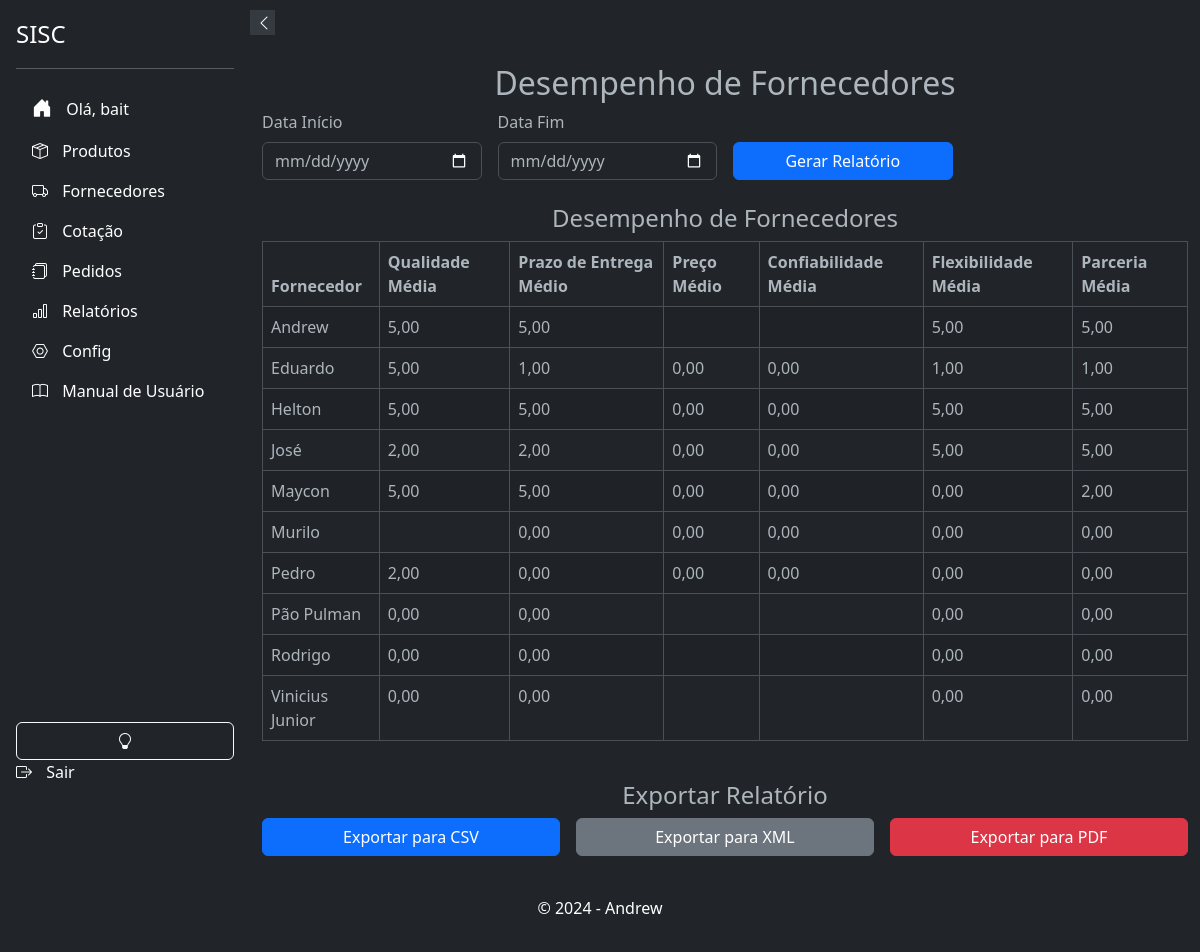
The app's page /relatorios/desempenho-fornecedores/ (signed in) with its own data.
### suppliers/models.py (models this page shows, shortened)
class Supplier(models.Model):
    user = models.ForeignKey(settings.AUTH_USER_MODEL, on_delete=models.CASCADE, blank=True, null=True)
    name = models.CharField(max_length=255)
    email = models.EmailField(unique=True)
    phone_regex = RegexValidator(regex=r'^\+?\d{10,15}$', message="Número de telefone no formato: '+999999999'. Até 15 dígitos.", )
    phone = models.CharField(validators=[phone_regex], max_length=17, blank=True)
    company = models.CharField(max_length=255, null=True, blank=True)
    cnpj = models.CharField(max_length=18, unique=True, validators=[validate_cnpj], null=True, blank=True)
    active = models.BooleanField(default=True, verbose_name="Ativo")
    address_line_1 = models.CharField("Endereço", max_length=255, null=True, blank=True)
    address_line_2 = models.CharField("Complemento", max_length=255, null=True, blank=True)
    city = models.CharField("Cidade", max_length=100, null=True, blank=True)
    state = models.CharField("Estado", max_length=50, null=True, blank=True)
    zip_code = models.CharField("CEP", max_length=10, null=True, blank=True)
    minimum_order_value = models.DecimalField("Valor Mínimo para Pedido", max_digits=10, decimal_places=3, validators=[MinValueValidator(0)], null=True, blank=True)
    order_response_deadline = models.TimeField("Prazo de Resposta para Pedidos", null=True, blank=True)
    departments = models.ManyToManyField('products.Departamento', related_name='suppliers', blank=True)
    categories = models.ManyToManyField(Category, blank=True, verbose_name="Categorias")
    subcategories = models.ManyToManyField(Subcategory, blank=True, verbose_name="Subcategorias")
    brands = models.ManyToManyField(Brand,  blank=True, verbose_name="Marcas")
    created_at = models.DateTimeField(auto_now_add=False, default=datetime.datetime.now, null=True, blank=True)
    updated_at = models.DateTimeField(auto_now=True, verbose_name="Atualizado em")
    deleted = models.BooleanField(default=False)
    holiday_cover_name = models.CharField("Nome do Fornecedor de Férias", max_length=255, null=True, blank=True)
    holiday_cover_email = models.EmailField("Email do Fornecedor de Férias", null=True, blank=True)
    holiday_cover_phone = models.CharField("Telefone do Fornecedor de Férias", validators=[phone_regex], max_length=17, blank=True, null=True)
    observation = models.TextField("Observação", null=True, blank=True)
    delivery_days = models.CharField("Dias de Entrega", max_length=100, blank=True, null=True)
    quality_rating = models.IntegerField(default=0, blank=True, null=True)
    delivery_time_rating = models.IntegerField(default=0, blank=True, null=True)
    price_rating = models.IntegerField(default=0, blank=True, null=True)
    reliability_rating = models.IntegerField(default=0, blank=True, null=True)
    flexibility_rating = models.IntegerField(default=0, blank=True, null=True)
    partnership_rating = models.IntegerField(default=0, blank=True, null=True)
    comments = models.TextField("Comentários", max_length=100, blank=True, null=True)
    billing_deadline_choices = [
        ('1-2', '1 a 2 dias úteis'),
        ('3-5', '3 a 5 dias úteis'),
        ('6-10', '6 a 10 dias úteis'),
        ('11-15', '11 a 15 dias úteis'),
        ('15+', 'Mais de 15 dias úteis'),
        ('negotiable', 'A combinar')
    ]
    billing_deadline = models.CharField(max_length=20, choices=billing_deadline_choices, default='1-2', verbose_name="Prazo de Faturamento")
    specific_billing_deadline = models.CharField(max_length=50, blank=True, null=True, verbose_name="Prazo Específico de Faturamento")
    class Meta:
        ordering = ['name']

### relatorios/views.py (the view, shortened to what this page needs)
# urls.py: path('desempenho-fornecedores/', DesempenhoFornecedoresView.as_view(), name='desempenho_fornecedores'),
@method_decorator(login_required(login_url=''), name='dispatch')
class DesempenhoFornecedoresView(TemplateView):
    template_name = 'relatorios/desempenho_fornecedores.html'
    def get(self, request):
        data_inicio = request.GET.get('data_inicio')
        data_fim = request.GET.get('data_fim')
        if data_inicio and data_fim:
            fornecedores = Supplier.objects.filter(created_at__gte=data_inicio, updated_at__lte=data_fim)
        else:
            fornecedores = Supplier.objects.all()
        desempenho_fornecedores = fornecedores.annotate(
            qualidade_media=Avg('quality_rating'),
            prazo_entrega_medio=Avg('delivery_time_rating'),
            preco_medio=Avg('price_rating'),
            confiabilidade_media=Avg('reliability_rating'),
            flexibilidade_media=Avg('flexibility_rating'),
            parceria_media=Avg('partnership_rating')
        ).order_by('name')
        context = {
            'desempenho_fornecedores': desempenho_fornecedores,
        }
        return render(request, self.template_name, context)

### relatorios/templates/relatorios/desempenho_fornecedores.html (shortened to what this page needs)
{% extends 'base.html' %}
{% block content %}
<div class="container my-4">
    <h2 class="text-center">Desempenho de Fornecedores</h2>
    <form method="get" class="row g-3">
        <div class="col-md-3">
            <label for="data_inicio" class="form-label">Data Início</label>
            <input type="date" id="data_inicio" name="data_inicio" class="form-control" required>
        </div>
        <div class="col-md-3">
            <label for="data_fim" class="form-label">Data Fim</label>
            <input type="date" id="data_fim" name="data_fim" class="form-control" required>
        </div>
        <div class="col-md-3 d-flex align-items-end">
            <button type="submit" class="btn btn-primary w-100">Gerar Relatório</button>
        </div>
    </form>
    <div class="row mt-4">
        <div class="col-md-12">
            <h4 class="text-center">Desempenho de Fornecedores</h4>
            <table class="table table-striped table-bordered">
                <thead>
                    <tr>
                        <th>Fornecedor</th>
                        <th>Qualidade Média</th>
                        <th>Prazo de Entrega Médio</th>
                        <th>Preço Médio</th>
                        <th>Confiabilidade Média</th>
                        <th>Flexibilidade Média</th>
                        <th>Parceria Média</th>
                    </tr>
                </thead>
                <tbody>
                    {% for fornecedor in desempenho_fornecedores %}
                    <tr>
                        <td>{{ fornecedor.name }}</td>
                        <td>{{ fornecedor.qualidade_media|floatformat:2 }}</td>
                        <td>{{ fornecedor.prazo_entrega_medio|floatformat:2 }}</td>
                        <td>{{ fornecedor.preco_medio|floatformat:2 }}</td>
                        <td>{{ fornecedor.confiabilidade_media|floatformat:2 }}</td>
                        <td>{{ fornecedor.flexibilidade_media|floatformat:2 }}</td>
                        <td>{{ fornecedor.parceria_media|floatformat:2 }}</td>
                    </tr>
                    {% endfor %}
                </tbody>
            </table>
        </div>
    </div>
    <div class="row mt-4">
        <div class="col-md-12">
            <h4 class="text-center">Exportar Relatório</h4>
            <form method="post" class="row g-3">
                <div class="col-md-4">
                    <button type="submit" name="formato" value="csv" class="btn btn-primary w-100">Exportar para CSV</button>
                </div>
                <div class="col-md-4">
                    <button type="submit" name="formato" value="xml" class="btn btn-secondary w-100">Exportar para XML</button>
                </div>
                <div class="col-md-4">
                    <button type="submit" name="formato" value="pdf" class="btn btn-danger w-100">Exportar para PDF</button>
                </div>
            </form>
        </div>
    </div>
</div>
{% endblock %}

### app/templates/components/_sidebar.html (shortened to what this page needs)
<!DOCTYPE html>
<html>
<head>
    <link href="https://cdn.jsdelivr.net/npm/bootstrap@5.3.0-alpha3/dist/css/bootstrap.min.css" rel="stylesheet">
    <link rel="stylesheet" href="https://cdn.jsdelivr.net/npm/bootstrap-icons@1.10.5/font/bootstrap-icons.css">
</head>
<body>
    <div class="sidebar d-flex flex-column flex-shrink-0 p-3 text-white bg-dark" id="sidebar">
        <button class="sidebar-toggle" onclick="toggleSidebar()">
            <i id="sidebar-toggle-icon" class="bi bi-chevron-left"></i>
        </button>
        <a href="#" class="d-flex align-items-center mb-3 mb-md-0 me-md-auto text-white text-decoration-none">
            <span class="fs-4">SISC</span>
        </a>
        <hr>
        {% if user.is_authenticated %}
            <ul class="nav nav-pills flex-column mb-auto">
                <li class="nav-item">
                    <a href="{% url 'accounts:home' %}" class="nav-link text-white" aria-current="page">
                        <i class="bi bi-house-door-fill fs-5"></i>
                        <span>Olá, {{ user.username }}</span>
                    </a>
                </li>
                <li>
                    <a href="{% url 'products:products_list' %}" class="nav-link text-white">
                        <i class="bi bi-box-seam"></i>
                        <span>Produtos</span>
                    </a>
                </li>
                <li>
                    <a href="{% url 'suppliers:supplier_list' %}" class="nav-link text-white">
                        <i class="bi bi-truck "></i>
                        <span>Fornecedores</span>
                    </a>
                </li>
                <li>
                    <a href="{% url 'cotacao:cotacao_list' %}" class="nav-link text-white">
                        <i class="bi bi-clipboard-check"></i>
                        <span>Cotação</span>
                    </a>
                </li>
                <li>
                    <a href="{% url 'respostas:listar_pedidos' %}" class="nav-link text-white">
                        <i class="bi bi-journals"></i>
                        <span>Pedidos</span>
                    </a>
                </li>
                <li>
                    <a href="{% url 'relatorios:gerar_relatorios' %}" class="nav-link text-white">
                        <i class="bi bi-bar-chart"></i>
                        <span>Relatórios</span>
                    </a>
                </li>
                <li>
                    <a href="{% url 'admin:index' %}" class="nav-link text-white">
                        <i class="bi bi-nut"></i>
                        <span>Config</span>
                    </a>
                </li>
                <li>
                    <a href="{% url 'relatorios:manual_usuario' %}" class="nav-link text-white">
                        <i class="bi bi-book"></i>
                        <span>Manual de Usuário</span>
                    </a>
                </li>
            <br>
            </ul>
            <button class="btn btn-outline-light" onclick="toggleTheme()">
                <i id="theme-toggle-icon" class="bi bi-lightbulb-fill"></i>
            </button>
            <a href="{% url 'accounts:logout' %}" class="nav-link text-white">
                <i class="bi bi-box-arrow-right"></i>
                <span>Sair</span>
            </a>
        {% else %}
            <a href="{% url 'accounts:login' %}" class="nav-link text-white">
                <i class="bi bi-box-arrow-in-right"></i>
                <span>Login</span>
            </a>
        {% endif %}
    </div>
</body>
</html>

### app/templates/base.html (style rules this page uses)
body, html { height: 100%; margin: 0; display: flex; flex-direction: column; }

### app/templates/components/_sidebar.html (style rules this page uses)
.sidebar { width: 250px; height: 100vh; position: fixed; top: 0; left: 0; background-color: #343a40; transition: all 0.3s; z-index: 1000; }
.sidebar .nav-link { white-space: nowrap; overflow: hidden; text-overflow: ellipsis; }
.sidebar .nav-link i { margin-right: 10px; }
.sidebar-toggle { position: absolute; top: 10px; right: -25px; width: 25px; height: 25px; background-color: #343a40; border: none; color: white; cursor: pointer; z-index: 1100; }

### records on screen
Supplier: name "Andrew", qualidade_media "5,00", prazo_entrega_medio "5,00", flexibilidade_media "5,00", parceria_media "5,00"
Supplier: name "Eduardo", qualidade_media "5,00", prazo_entrega_medio "1,00", preco_medio "0,00", confiabilidade_media "0,00", flexibilidade_media "1,00", parceria_media "1,00"
Supplier: name "Helton", qualidade_media "5,00", prazo_entrega_medio "5,00", preco_medio "0,00", confiabilidade_media "0,00", flexibilidade_media "5,00", parceria_media "5,00"
Supplier: name "José", qualidade_media "2,00", prazo_entrega_medio "2,00", preco_medio "0,00", confiabilidade_media "0,00", flexibilidade_media "5,00", parceria_media "5,00"
Supplier: name "Maycon", qualidade_media "5,00", prazo_entrega_medio "5,00", preco_medio "0,00", confiabilidade_media "0,00", flexibilidade_media "0,00", parceria_media "2,00"
Supplier: name "Murilo", prazo_entrega_medio "0,00", preco_medio "0,00", confiabilidade_media "0,00", flexibilidade_media "0,00", parceria_media "0,00"
Supplier: name "Pedro", qualidade_media "2,00", prazo_entrega_medio "0,00", preco_medio "0,00", confiabilidade_media "0,00", flexibilidade_media "0,00", parceria_media "0,00"
Supplier: name "Pão Pulman", qualidade_media "0,00", prazo_entrega_medio "0,00", flexibilidade_media "0,00", parceria_media "0,00"
Supplier: name "Rodrigo", qualidade_media "0,00", prazo_entrega_medio "0,00", flexibilidade_media "0,00", parceria_media "0,00"
Supplier: name "Vinicius Junior", qualidade_media "0,00", prazo_entrega_medio "0,00", flexibilidade_media "0,00", parceria_media "0,00"

### other values on screen
{{ user.username }} "bait"
